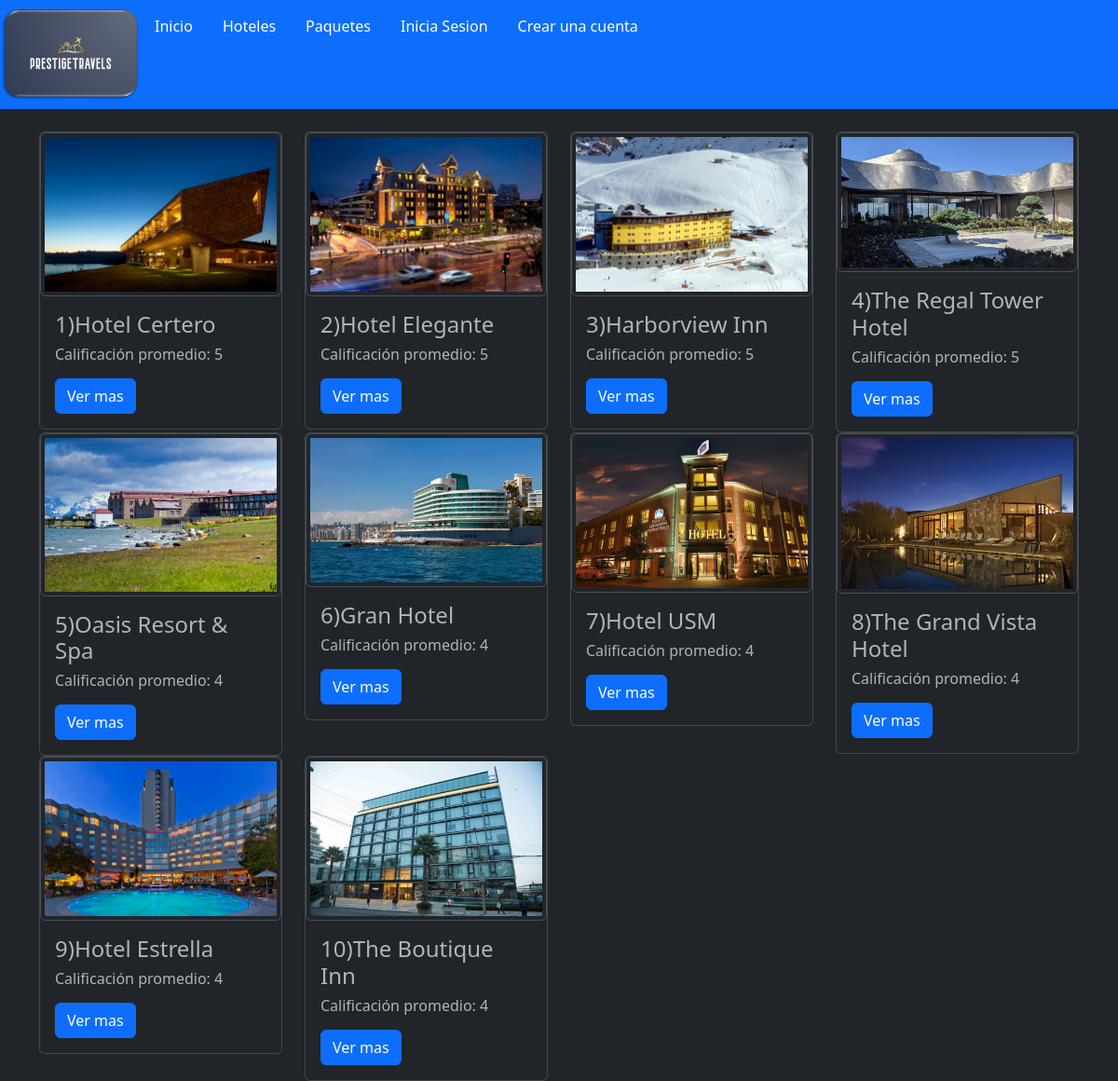
Screenshot of /Web_PrestigeTravels/top10h.php with the database file from the repository.
### tables this page shows
CREATE TABLE `hotel` (
  `codigo_hotel` int(20) NOT NULL,
  `nombre_hotel` varchar(40) NOT NULL,
  `#Estrellas` int(5) NOT NULL,
  `precio` int(15) NOT NULL,
  `Ciudad` varchar(20) NOT NULL,
  `HabitacionesTotales` int(5) NOT NULL,
  `disponibles` int(5) NOT NULL,
  `Estacionamiento` tinyint(1) NOT NULL,
  `Piscina` tinyint(1) NOT NULL,
  `ServicioLavanderia` tinyint(1) NOT NULL,
  `PetFriendly` tinyint(1) NOT NULL,
  `ServicioDesayuno` tinyint(1) NOT NULL,
  `imagen` varchar(1000) NOT NULL
);

### Web_PrestigeTravels/top10h.php (the view, shortened to what this page needs)
<?php include("template/head.php"); ?>
<?php
include("prestigetravels.php");
$queryhotel = $conexion->prepare("SELECT h.*, r.promedio AS promedio_reseñas
                                FROM hotel h
                                JOIN (
                                    SELECT codigo_hotel, (calificacion1 + calificacion2 + calificacion3 + calificacion4)/4 AS promedio
                                    FROM reseña
                                    GROUP BY codigo_hotel
                                ) r ON h.codigo_hotel = r.codigo_hotel
                                ORDER BY r.promedio DESC;
                                ");
$queryhotel->execute();
$ordenar = $queryhotel->fetchAll(PDO::FETCH_ASSOC);
$i = 0;
foreach($ordenar as $row){?>
<div class="col-md-3">
    <div class="card">
        <img class="img-thumbnail rounded" width="300" src="./img/<?php echo $row['imagen'];?>" alt="">
<div class="card-body">
    <h4 class="card-title"><?php echo $i+1 ?>)<?php echo $row['nombre_hotel'];?></h4>
    <h6 class="card-title">Calificación promedio: <?php echo round($row['promedio_reseñas']);?></h6>
    <?php $idd = $row['codigo_hotel'] ?>
    <a name ="" id = "" class="btn btn-primary" href="detallesHotel.php?id=<?php echo $idd ?>" role="button"> Ver mas </a>
    <?php if(++$i == 10)break; ?>
</div>
</div>
</div>
<?php } ?>

### rows the page displays
hotel: imagen (picture), i "1", nombre_hotel "Hotel Certero", promedio_reseñas "5"
hotel: imagen (picture), i "2", nombre_hotel "Hotel Elegante", promedio_reseñas "5"
hotel: imagen (picture), i "3", nombre_hotel "Harborview Inn", promedio_reseñas "5"
hotel: imagen (picture), i "4", nombre_hotel "The Regal Tower Hotel", promedio_reseñas "5"
hotel: imagen (picture), i "5", nombre_hotel "Oasis Resort & Spa", promedio_reseñas "4"
hotel: imagen (picture), i "6", nombre_hotel "Gran Hotel", promedio_reseñas "4"
hotel: imagen (picture), i "7", nombre_hotel "Hotel USM", promedio_reseñas "4"
hotel: imagen (picture), i "8", nombre_hotel "The Grand Vista Hotel", promedio_reseñas "4"
hotel: imagen (picture), i "9", nombre_hotel "Hotel Estrella", promedio_reseñas "4"
hotel: imagen (picture), i "10", nombre_hotel "The Boutique Inn", promedio_reseñas "4"
